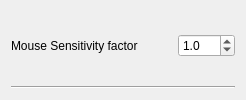
                <widget class="QWidget" name="widget__16_mouseSensitivity" native="true">
                 <property name="sizePolicy">
                  <sizepolicy hsizetype="Preferred" vsizetype="Maximum">
                   <horstretch>0</horstretch>
                   <verstretch>0</verstretch>
                  </sizepolicy>
                 </property>
                 <property name="toolTip">
                  <string>&lt;html&gt;&lt;head/&gt;&lt;body&gt;&lt;p&gt;Controls the sensitivity of the mouse within the gamescope window. A factor of 2.0 would double sensitivity, for example.</string>
                 </property>
                 <layout class="QVBoxLayout" name="verticalLayout_21">
                  <item>
                   <widget class="QWidget" name="widget_39" native="true">
                    <property name="sizePolicy">
                     <sizepolicy hsizetype="Preferred" vsizetype="Minimum">
                      <horstretch>0</horstretch>
                      <verstretch>0</verstretch>
                     </sizepolicy>
                    </property>
                    <layout class="QHBoxLayout" name="horizontalLayout_21" stretch="0,0,0">
                     <property name="spacing">
                      <number>0</number>
                     </property>
                     <property name="leftMargin">
                      <number>0</number>
                     </property>
                     <property name="topMargin">
                      <number>0</number>
                     </property>
                     <property name="rightMargin">
                      <number>0</number>
                     </property>
                     <property name="bottomMargin">
                      <number>0</number>
                     </property>
                     <item>
                      <widget class="QLabel" name="label_19">
                       <property name="text">
                        <string>Mouse Sensitivity factor</string>
                       </property>
                      </widget>
                     </item>
                     <item>
                      <spacer name="horizontalSpacer_19">
                       <property name="orientation">
                        <enum>Qt::Orientation::Horizontal</enum>
                       </property>
                       <property name="sizeHint" stdset="0">
                        <size>
                         <width>40</width>
                         <height>20</height>
                        </size>
                       </property>
                      </spacer>
                     </item>
                     <item>
                      <widget class="QDoubleSpinBox" name="doubleSpinBox_mouseSensitivity">
                       <property name="decimals">
                        <number>1</number>
                       </property>
                       <property name="value">
                        <double>1.000000000000000</double>
                       </property>
                      </widget>
                     </item>
                    </layout>
                   </widget>
                  </item>
                  <item>
                   <widget class="Line" name="line_20">
                    <property name="orientation">
                     <enum>Qt::Orientation::Horizontal</enum>
                    </property>
                   </widget>
                  </item>
                 </layout>
                </widget>
